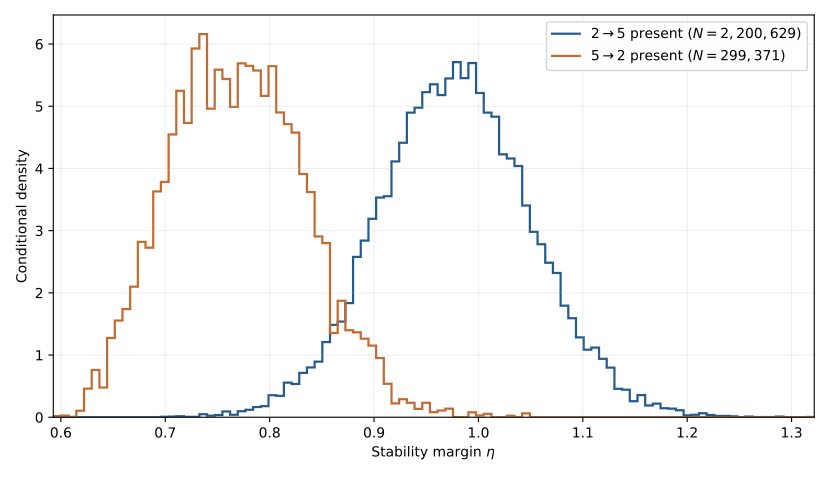

Python code for this plot:
"""Plot eta conditional on the 2-5 edge orientation in all five G8 simple chains."""

from pathlib import Path
import sys

import matplotlib

matplotlib.use("Agg")
import matplotlib.pyplot as plt
import numpy as np
import pandas as pd


CODE_ROOT = Path(__file__).resolve().parents[5]
if str(CODE_ROOT) not in sys.path:
    sys.path.insert(0, str(CODE_ROOT))

from examples.gclm.simulation_study.settings import get_simulation_case


CASE = get_simulation_case("G8_n800_lambda5_simple_base")
RUNS = CODE_ROOT / "examples/gclm/simulation_study/runs" / CASE.id
OUTPUT = Path(__file__).with_suffix(".pdf")
COLUMNS = [
    "configuration_id", "chain_number", "chain_seed", "eta",
    "edge_1_4", "edge_4_1",  # Zero-based: 2->5 and 5->2.
]


def conditional_samples():
    """Pool retained draws; keep the two conditional samples separate."""
    forward, reverse = [], []
    expected = (CASE.iterations - CASE.burn_in + CASE.thinning - 1) // CASE.thinning
    for chain_number, seed in enumerate(CASE.chain_seeds, start=1):
        path = RUNS / f"chain_{chain_number:02d}.csv"
        draws = 0
        for chunk in pd.read_csv(path, usecols=COLUMNS, chunksize=100_000):
            if (not (chunk["configuration_id"] == CASE.id).all()
                    or not (chunk["chain_number"] == chain_number).all()
                    or not (chunk["chain_seed"] == seed).all()):
                raise ValueError(f"Chain metadata do not match settings: {path}")
            edges = chunk[["edge_1_4", "edge_4_1"]].to_numpy(dtype=bool)
            if np.any(edges[:, 0] & edges[:, 1]):
                raise ValueError(f"Reciprocal 2-5 pair in a simple graph: {path}")
            eta = chunk["eta"].to_numpy(dtype=float)
            if not np.isfinite(eta).all() or np.any(eta <= 0):
                raise ValueError(f"Invalid eta in {path}")
            forward.append(eta[edges[:, 0]])
            reverse.append(eta[edges[:, 1]])
            draws += len(chunk)
        if draws != expected:
            raise ValueError(f"{path} has {draws} draws; expected {expected}")

    forward = np.concatenate(forward)
    reverse = np.concatenate(reverse)
    if not len(forward) or not len(reverse):
        raise ValueError("Both orientations need retained observations")
    return forward, reverse


def main():
    forward, reverse = conditional_samples()
    bins = np.linspace(min(forward.min(), reverse.min()),
                       max(forward.max(), reverse.max()), 100)
    figure, axis = plt.subplots(figsize=(8.3, 4.8))
    for values, label, color in (
        (forward, r"$2\to5$ present", "#245b8f"),
        (reverse, r"$5\to2$ present", "#c26b31"),
    ):
        density, _ = np.histogram(values, bins=bins, density=True)
        axis.stairs(density, bins, color=color, linewidth=1.6,
                    label=f"{label} ($N={len(values):,}$)")
    axis.set(xlabel=r"Stability margin $\eta$", ylabel="Conditional density")
    axis.set_xlim(bins[0], bins[-1])
    axis.grid(alpha=0.2)
    axis.legend()
    figure.tight_layout()
    figure.savefig(OUTPUT)
    plt.close(figure)
    print(f"Saved {OUTPUT}")
    print(f"2->5: {len(forward):,} draws, mean eta {forward.mean():.4f}")
    print(f"5->2: {len(reverse):,} draws, mean eta {reverse.mean():.4f}")


if __name__ == "__main__":
    main()
